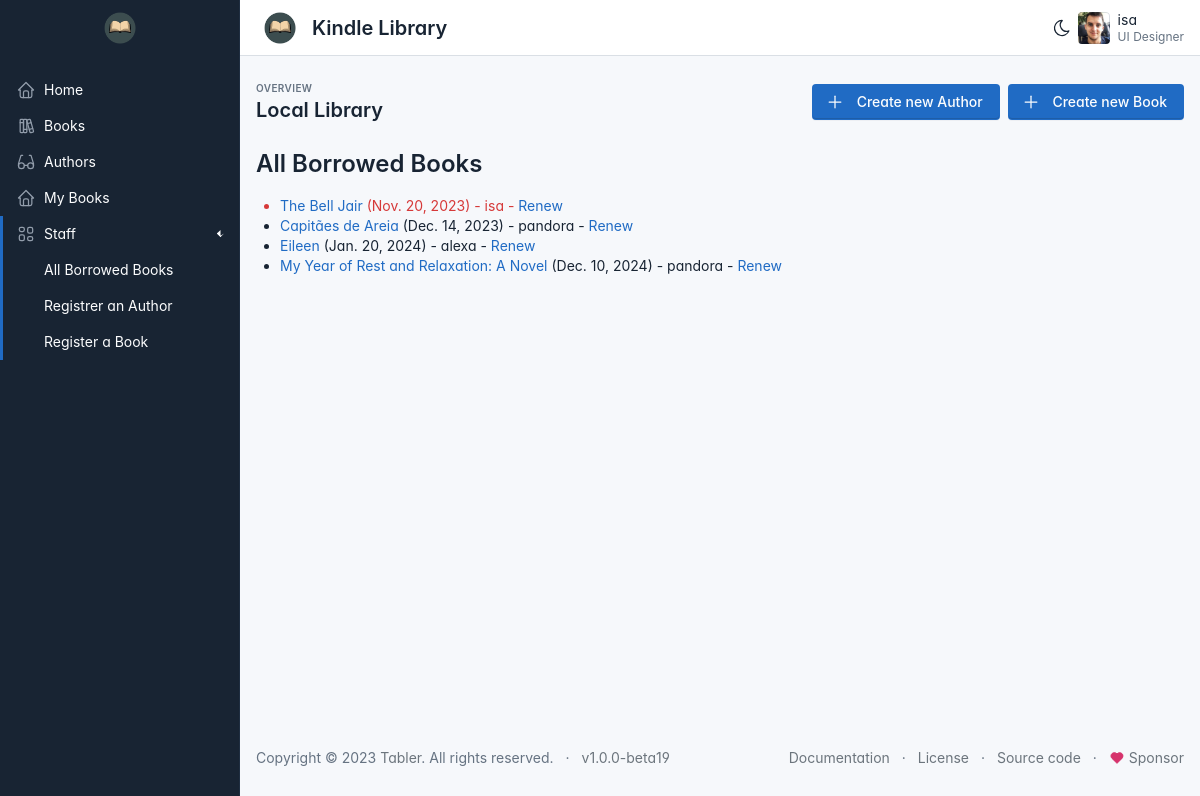
The app's page /allbooks/ (signed in), older data.
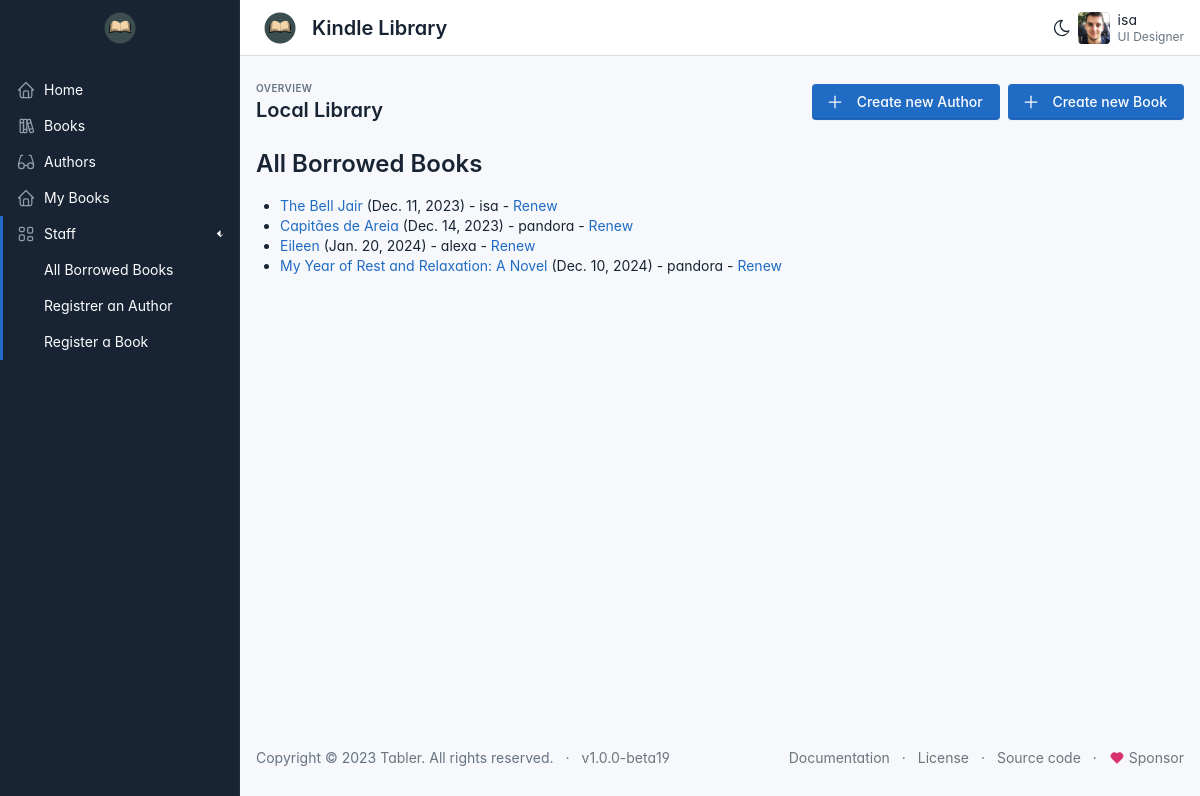
The same page, newer data.
### catalog/models.py (models this page shows, shortened)
class BookInstance(models.Model):
    id = models.UUIDField(primary_key=True, default=uuid.uuid4, help_text='Unique ID for this particular book across whole library')
    book = models.ForeignKey('Book', on_delete=models.RESTRICT,
    null=True)
    imprint = models.CharField(max_length=200)
    due_back = models.DateField(null=True, blank=True)
    borrower = models.ForeignKey(User, on_delete=models.SET_NULL, null=True, blank=True)
    LOAN_STATUS = (
        ('m', 'Maintence'),
        ('o', 'On loan'),
        ('a', 'Avaiable'),
        ('r', 'Reserved'),
    )
    status = models.CharField(
        max_length=1,
        choices=LOAN_STATUS,
        blank=True,
        default='m',
        help_text='Book availability',
    )
    class Meta:
        ordering=['due_back']
        permissions = (("can_mark_returned", "Set book as returned"),)
    def is_overdue(self):
        return bool(self.due_back and date.today() > self.due_back)

class Book(models.Model):
    title = models.CharField(max_length=200)
    author = models.ForeignKey('Author', on_delete=models.RESTRICT, null=True)
    summary = models.TextField(max_length=1000, help_text="Enter a brief description of the book")
    isbn = models.CharField('ISBN', max_length=13, help_text="13 Character <a href='https://www.isbn-international.org/content/what-isbn'>ISBN</a>")
    genre = models.ManyToManyField(Genre, help_text='Select a genre for this book')
    language = models.ForeignKey('Language', on_delete=models.SET_NULL, null=True)
    class Meta:
        ordering = ['title', 'author']
    def display_genre(self):
        return ','. join(genre.name for genre in self.genre.all()[:3])
    display_genre.short_description = 'Genre'

### catalog/views.py (the view)
# urls.py: path(r'allbooks/', views.LoanedBooksForLIbraryans.as_view(), name="allbooks-borrowed"),
class LoanedBooksForLIbraryans(PermissionRequiredMixin, generic.ListView):
    model = BookInstance
    permission_required = 'catalog.can_mark_returned'
    template_name = 'catalog/bookinstance_list_borrowed_libraryans.html'
    paginate_bt = 10
    def get_queryset(self):
        return (
            BookInstance.objects.filter(status__exact='o').order_by('due_back')
        )

### catalog/templates/catalog/bookinstance_list_borrowed_libraryans.html
{% extends 'base.html' %}
{% block content %}
    <h1>All Borrowed Books </h1>
    {% if bookinstance_list %}
    <ul>
        {% for bookinst in bookinstance_list%}
        <li class="{% if bookinst.is_overdue %}text-danger{% elif bookinst.is_overdue %}text-warning{% endif %}">
            <a href="{% url 'book-detail' bookinst.book.pk %}">{{ bookinst.book.title}}</a>
            ({{ bookinst.due_back}}) {% if user.is_staff %} - {{ bookinst.borrower }} {% endif %}{% if perms.catalog.can_mark_returned %} - <a href="{% url 'renew-book-librarian' bookinst.id %}">Renew</a> {% endif %}
        </li>
        {% endfor %}
    </ul>
    {% else %}
    <p>There is no books borrowed.</p>
    {% endif %}
{% endblock %}

### catalog/templates/base.html (shortened to what this page needs)
<!doctype html>
<html lang="en">
  <head>
    <link href="https://cdn.jsdelivr.net/npm/bootstrap@5.3.2/dist/css/bootstrap.min.css" rel="stylesheet">
    {% load static %}
    <link href="{% static 'dist/css/tabler.min.css' %}" rel="stylesheet"/>
    <link href="{% static  'dist/css/tabler-flags.min.css' %}" rel="stylesheet"/>
    <link href="{% static 'dist/css/tabler-payments.min.css' %}" rel="stylesheet"/>
    <link href="{% static 'dist/css/tabler-vendors.min.css' %}" rel="stylesheet"/>
    <link href="{% static 'dist/css/demo.min.css' %}" rel="stylesheet"/>
  </head>
  <body >
     <div class="page">
      <aside class="navbar navbar-vertical navbar-expand-lg" data-bs-theme="dark">
        <div class="container-fluid">
          <h1 class="navbar-brand navbar-brand">
            <a href="{% url 'index' %}">
              <img src="{% static 'livro.png' %}" width="110" height="32" alt="Tabler" class="navbar-brand-image">
            </a>
          </h1>
          <div class="collapse navbar-collapse" id="sidebar-menu">
            <ul class="navbar-nav pt-lg-3">
              <li class="nav-item">
                <a class="nav-link" href="{% url 'index' %}" >
                  <span class="nav-link-icon d-md-none d-lg-inline-block">
                  </span>
                  <span class="nav-link-title">
                    Home
                  </span>
                </a>
              </li>
              <li class="nav-item">
                <a class="nav-link" href="{% url 'books' %}" >
                  <span class="nav-link-icon d-md-none d-lg-inline-block">
                  </span>
                  <span class="nav-link-title">
                    Books
                  </span>
                </a>
              </li>
              <li class="nav-item">
                <a class="nav-link" href="{% url 'authors' %}" >
                  <span class="nav-link-icon d-md-none d-lg-inline-block">
                  </span>
                  <span class="nav-link-title">
                    Authors
                  </span>
                </a>
              </li>
              {% if user.is_authenticated %}
                <li class="nav-item">
                  <a class="nav-link" href="{% url 'my-borrowed' %}" >
                    <span class="nav-link-icon d-md-none d-lg-inline-block">
                    </span>
                    <span class="nav-link-title">
                      My Books
                    </span>
                  </a>
                </li>
                {% if request.user.is_staff %}
                  <li class="nav-item active dropdown">
                    <a class="nav-link dropdown-toggle" href="#navbar-layout" data-bs-toggle="dropdown" data-bs-auto-close="false" role="button" aria-expanded="true" >
                      <span class="nav-link-icon d-md-none d-lg-inline-block">
                      </span>
                      <span class="nav-link-title">
                        Staff
                      </span>
                    </a>
                    <div class="dropdown-menu show">
                      <div class="dropdown-menu-columns">
                        <div class="dropdown-menu-column">
                          <a class="dropdown-item" href="{% url 'allbooks-borrowed' %}">
                            All Borrowed Books
                          </a>
                          <a class="dropdown-item" href="{% url 'author-create' %}">
                            Registrer an Author
                          </a>
                          <a class="dropdown-item" href="{% url 'book-create' %}">
                              Register a Book
                          </a>
                        </div>
                      </div>
                    </div>
                  </li>
                {% endif %}
              {% endif %}
            </ul>
          </div>
        </div>
      </aside>
      <header class="navbar navbar-expand-md d-none d-lg-flex d-print-none" >
        <div class="container-xl">
          <h1 class="navbar-brand navbar-brand-autodark d-none-navbar-horizontal pe-0 pe-md-3">
            <a href="{% url 'index' %}">
              <img src="{% static 'livro.png' %}" width="110" height="32" alt="Tabler" class="navbar-brand-image">
            </a>
            {% block name %}
            Kindle Library
            {% endblock %}
          </h1>
          <div class="navbar-nav flex-row order-md-last">
            <div class="d-none d-md-flex">
              <a href="?theme=dark" class="nav-link px-0 hide-theme-dark" title="Enable dark mode" data-bs-toggle="tooltip"
		            data-bs-placement="bottom">
              </a>
            </div>
            {% if user.is_authenticated %}
              <div class="nav-item dropdown">
                <a href="#" class="nav-link d-flex lh-1 text-reset p-0" data-bs-toggle="dropdown" aria-label="Open user menu">
                <span class="avatar avatar-sm" style="background-image: url({% static 'avatars/000m.jpg' %})"></span>
                <div class="d-none d-xl-block ps-2">
                  <div>{{ user.get_username }}</div>
                    <div class="mt-1 small text-muted">UI Designer</div>
                    </div>
                </a>
              </div>
            {% endif %}
          </div>
        </div>
      </header>
      <div class="page-wrapper">
        <div class="page-header d-print-none">
          <div class="container-xl">
            <div class="row g-2 align-items-center">
              <div class="col">
                <div class="page-pretitle">
                  Overview
                </div>
                <h2 class="page-title">
                {% block title %}
                  Local Library
                {% endblock %}
                </h2>
              </div>
              {% if user.is_authenticated %}
               {% if request.user.is_staff %}
                  <div class="col-auto ms-auto d-print-none">
                    <div class="btn-list">
                      <a href="#" class="btn btn-primary d-none d-sm-inline-block" data-bs-toggle="modal" data-bs-target="#modal-report">
                        <svg xmlns="http://www.w3.org/2000/svg" class="icon" width="24" height="24" viewBox="0 0 24 24" stroke-width="2" stroke="currentColor" fill="none" stroke-linecap="round" stroke-linejoin="round"><path stroke="none" d="M0 0h24v24H0z" fill="none"/><path d="M12 5l0 14" /><path d="M5 12l14 0" /></svg>
                        Create new Author
                      </a>
                    </div>
                  </div>
                  <div class="col-auto ms-auto d-print-none">
                    <div class="btn-list">
                      <a href="#" class="btn btn-primary d-none d-sm-inline-block" data-bs-toggle="modal" data-bs-target="#modal-report">
                        <svg xmlns="http://www.w3.org/2000/svg" class="icon" width="24" height="24" viewBox="0 0 24 24" stroke-width="2" stroke="currentColor" fill="none" stroke-linecap="round" stroke-linejoin="round"><path stroke="none" d="M0 0h24v24H0z" fill="none"/><path d="M12 5l0 14" /><path d="M5 12l14 0" /></svg>
                        Create new Book
                      </a>
                    </div>
                  </div>
                {% endif %}
              {% endif %}
            </div>
          </div>
        </div>
        <div class="page-body">
          <div class="container-xl">
            {% block content %}
            {% endblock %}
          </div>
        </div>
        <footer class="footer footer-transparent d-print-none">
          <div class="container-xl">
            <div class="row text-center align-items-center flex-row-reverse">
              <div class="col-lg-auto ms-lg-auto">
                <ul class="list-inline list-inline-dots mb-0">
                  <li class="list-inline-item"><a href="https://tabler.io/docs" target="_blank" class="link-secondary" rel="noopener">Documentation</a></li>
                  <li class="list-inline-item"><a href="./license.html" class="link-secondary">License</a></li>
                  <li class="list-inline-item"><a href="https://github.com/tabler/tabler" target="_blank" class="link-secondary" rel="noopener">Source code</a></li>
                  <li class="list-inline-item">
                    <a href="https://github.com/sponsors/codecalm" target="_blank" class="link-secondary" rel="noopener">
                      Sponsor
                    </a>
                  </li>
                </ul>
              </div>
              <div class="col-12 col-lg-auto mt-3 mt-lg-0">
                <ul class="list-inline list-inline-dots mb-0">
                  <li class="list-inline-item">
                    Copyright &copy; 2023
                    <a href="." class="link-secondary">Tabler</a>.
                    All rights reserved.
                  </li>
                  <li class="list-inline-item">
                    <a href="./changelog.html" class="link-secondary" rel="noopener">
                      v1.0.0-beta19
                    </a>
                  </li>
                </ul>
              </div>
            </div>
          </div>
        </footer>
      </div>
    </div>
  </body>
</html>

### catalog/templates/base.html (style rules this page uses)
:root { --tblr-font-sans-serif: 'Inter Var', -apple-system, BlinkMacSystemFont, San Francisco, Segoe UI, Roboto, Helvetica Neue, sans-serif; }
body { font-feature-settings: "cv03", "cv04", "cv11"; }

Row changes from the older to the newer data that the page shows:
changed BookInstance "The Bell Jair": due_back "Nov. 20, 2023" → "Dec. 11, 2023"
